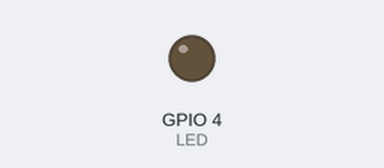
A program run on a simulated Raspberry Pi (BCM pin numbers). Parts: output pins drawn as LEDs (lit = HIGH).

Above: at 1.6 s.
At 6.25 s:
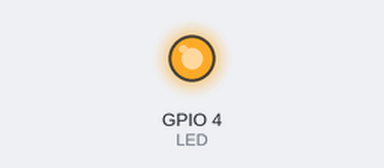
Timing chart, 0 to 7.1 s (numbered marks = the images above):
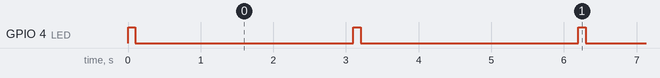

Measured:
- by itself, GPIO 4 (LED): alternates HIGH for 0.10 s and LOW for 3.0 s

The program:

led.py
```python
import RPi.GPIO as GPIO
import time

LED = 4	#blue led
#LED = 26	#red led
count = 0
GPIO.setmode(GPIO.BCM)
GPIO.setup(LED, GPIO.OUT)

try:

	while ( count < 3 ) :
		GPIO.output(LED, GPIO.HIGH)
		time.sleep(0.1)
		GPIO.output(LED, GPIO.LOW)
		time.sleep(3)
		#count = count + 1

except KeyboardInterrupt:
	GPIO.output(LED,GPIO.HIGH)
	GPIO.cleanup()
```
